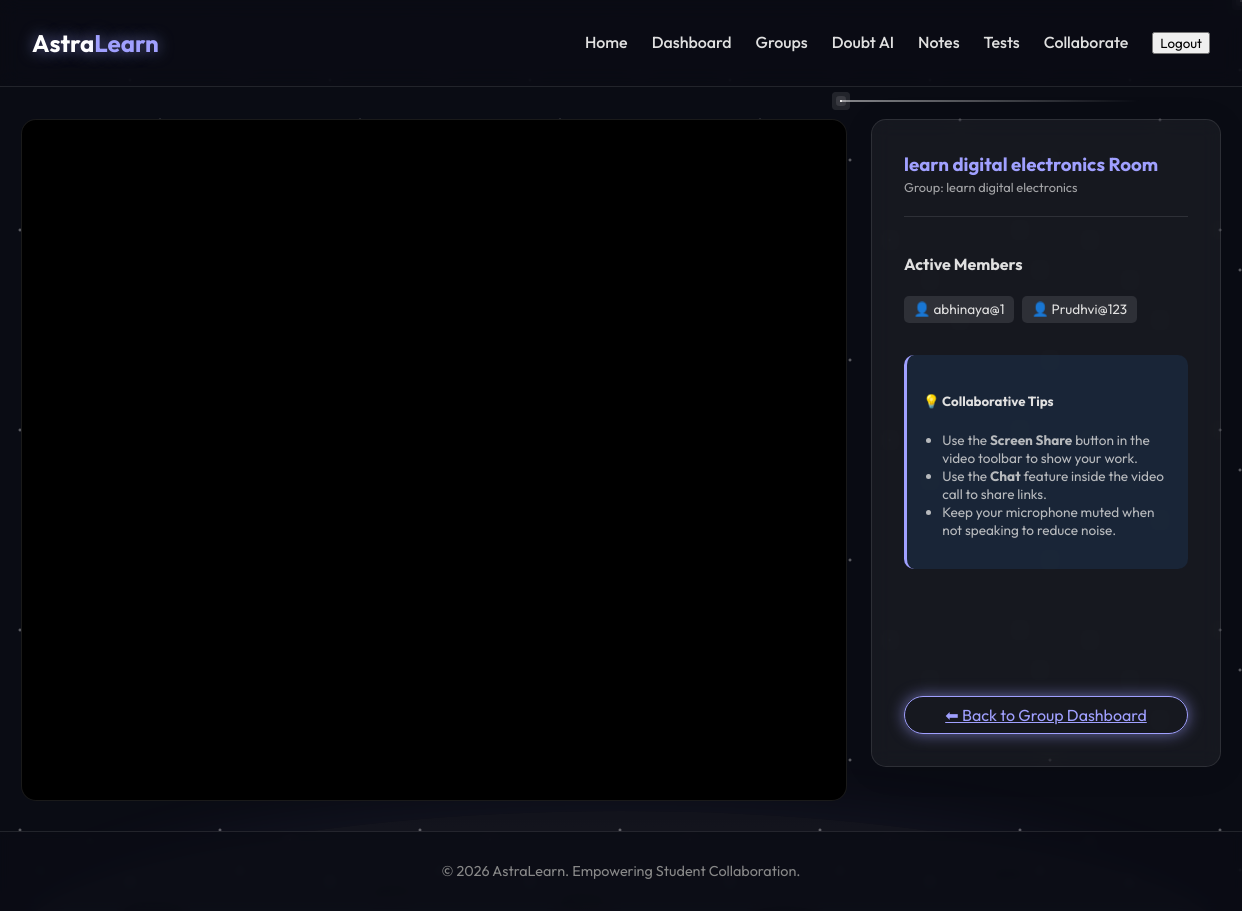
Page /collaborate/room/1/ (signed in) on the committed database.
### collaborate/models.py (models this page shows, shortened)
class Room(models.Model):
    name = models.CharField(max_length=255)
    group = models.ForeignKey(StudyGroup, on_delete=models.CASCADE, related_name='rooms')
    created_at = models.DateTimeField(auto_now_add=True)
    is_active = models.BooleanField(default=True)
    video_active = models.BooleanField(default=False)
    video_started_by = models.ForeignKey(settings.AUTH_USER_MODEL, on_delete=models.SET_NULL, null=True, blank=True, related_name='started_videos')
    screen_sharing_active = models.BooleanField(default=False)
    screen_shared_by = models.ForeignKey(settings.AUTH_USER_MODEL, on_delete=models.SET_NULL, null=True, blank=True, related_name='shared_screens')

### groups/models.py (models this page shows, shortened)
class StudyGroup(models.Model):
    name = models.CharField(max_length=200)
    description = models.TextField(blank=True)
    subject = models.CharField(max_length=100)
    members = models.ManyToManyField(settings.AUTH_USER_MODEL, related_name='study_groups')
    created_at = models.DateTimeField(auto_now_add=True)
    preferred_learning_style = models.CharField(max_length=20, choices=[('Any', 'Any'), ('Visual', 'Visual'), ('Auditory', 'Auditory')])
    difficulty_level = models.CharField(max_length=20, choices=[('Beginner', 'Beginner'), ('Intermediate', 'Intermediate'), ('Advanced', 'Advanced')])
    ai_schedule = models.JSONField(null=True, blank=True, help_text="Day-to-day learning schedule and notes generated by AI")
    schedule_last_updated = models.DateTimeField(null=True, blank=True)

### accounts/models.py (models this page shows, shortened)
class CustomUser(AbstractUser):
    bio = models.TextField(max_length=500, blank=True)
    LEARNING_STYLES = [
        ('visual', 'Visual'),
        ('auditory', 'Auditory'),
        ('reading', 'Reading/Writing'),
        ('kinesthetic', 'Kinesthetic'),
    ]
    learning_style = models.CharField(max_length=20, choices=LEARNING_STYLES, default='visual')
    interests = models.CharField(max_length=255, blank=True, help_text="Comma-separated topics (e.g., Math, Physics, Coding)")
    avatar = models.ImageField(upload_to='avatars/', blank=True, null=True)

### collaborate/views.py (the view)
# urls.py: path('room/<int:group_id>/', views.room_view, name='collaborate_room'),
@login_required
def room_view(request, group_id):
    group = get_object_or_404(StudyGroup, pk=group_id)
    if request.user not in group.members.all():
        return redirect('dashboard')
    room, created = Room.objects.get_or_create(group=group, defaults={'name': f"{group.name} Room"})
    return render(request, 'collaborate/room.html', {'room': room, 'group': group})

### templates/collaborate/room.html (shortened to what this page needs)
{% extends 'base.html' %}
{% block content %}
<div class="collaboration-grid">
    <div class="jitsi-container">
        <div id="meet" style="width: 100%; height: 100%;"></div>
    </div>
    <div class="glass-panel" style="display: flex; flex-direction: column; overflow: hidden;">
        <div style="margin-bottom: 1rem; border-bottom: 1px solid rgba(255,255,255,0.1); padding-bottom: 0.5rem;">
            <h3 style="margin: 0; color: var(--primary-color);">{{ room.name }}</h3>
            <p style="font-size: 0.8rem; opacity: 0.7; margin-top: 0.2rem;">Group: {{ group.name }}</p>
        </div>
        <div style="flex: 1; overflow-y: auto;">
            <h4>Active Members</h4>
            <div style="display: flex; flex-wrap: wrap; gap: 0.5rem; margin-top: 0.5rem;">
                {% for member in group.members.all %}
                <span
                    style="background: rgba(255,255,255,0.1); padding: 0.3rem 0.6rem; border-radius: 5px; font-size: 0.85rem; display: flex; align-items: center; gap: 0.3rem;">
                    👤 {{ member.username }}
                </span>
                {% endfor %}
            </div>
            <div
                style="margin-top: 2rem; background: rgba(50, 150, 255, 0.1); padding: 1rem; border-radius: 10px; border-left: 3px solid var(--primary-color);">
                <h5>💡 Collaborative Tips</h5>
                <ul style="font-size: 0.85rem; opacity: 0.8; padding-left: 1.2rem; margin-top: 0.5rem;">
                    <li>Use the <strong>Screen Share</strong> button in the video toolbar to show your work.</li>
                    <li>Use the <strong>Chat</strong> feature inside the video call to share links.</li>
                    <li>Keep your microphone muted when not speaking to reduce noise.</li>
                </ul>
            </div>
        </div>
        <div style="margin-top: 1rem;">
            <a href="{% url 'group_detail' group.id %}" class="btn-glow" style="display: block; text-align: center;">⬅
                Back to Group Dashboard</a>
        </div>
    </div>
</div>
{% endblock %}

### static/css/style.css (style rules this page uses)
:root { --primary-color: #A0A0FF; --secondary-color: #50C8FF; --accent-glow: 0 0 15px rgba(160, 160, 255, 0.6); --bg-dark: #0B0C15; --glass-bg: rgba(255, 255, 255, 0.05); --glass-border: 1px solid rgba(255, 255, 255, 0.1); --text-color: #E0E0E0; --font-family: 'Outfit', sans-serif; }
body { background-color: var(--bg-dark); color: var(--text-color); font-family: var(--font-family); margin: 0; padding: 0; overflow-x: hidden; min-height: 100vh; display: flex; flex-direction: column; }
.btn-glow { padding: 0.5rem 1.5rem; border: 1px solid var(--primary-color); border-radius: 20px; background: transparent; color: var(--primary-color); box-shadow: var(--accent-glow); transition: all 0.3s ease; }
.glass-panel { background: var(--glass-bg); backdrop-filter: blur(10px); border: var(--glass-border); border-radius: 15px; padding: 2rem; box-shadow: 0 4px 30px rgba(0, 0, 0, 0.1); margin-bottom: 2rem; }
h1, h2, h3 { color: white; margin-bottom: 1rem; }

### templates/collaborate/room.html (style rules this page uses)
.collaboration-grid { display: grid; grid-template-columns: 1fr 350px; gap: 1.5rem; height: 85vh; }
.jitsi-container { border-radius: 15px; overflow: hidden; border: 1px solid rgba(255, 255, 255, 0.1); height: 100%; background: #000; }

### rows in the picture
Room: name "learn digital electronics Room"
StudyGroup: name "learn digital electronics"
CustomUser: username "abhinaya@1"
CustomUser: username "Prudhvi@123"
